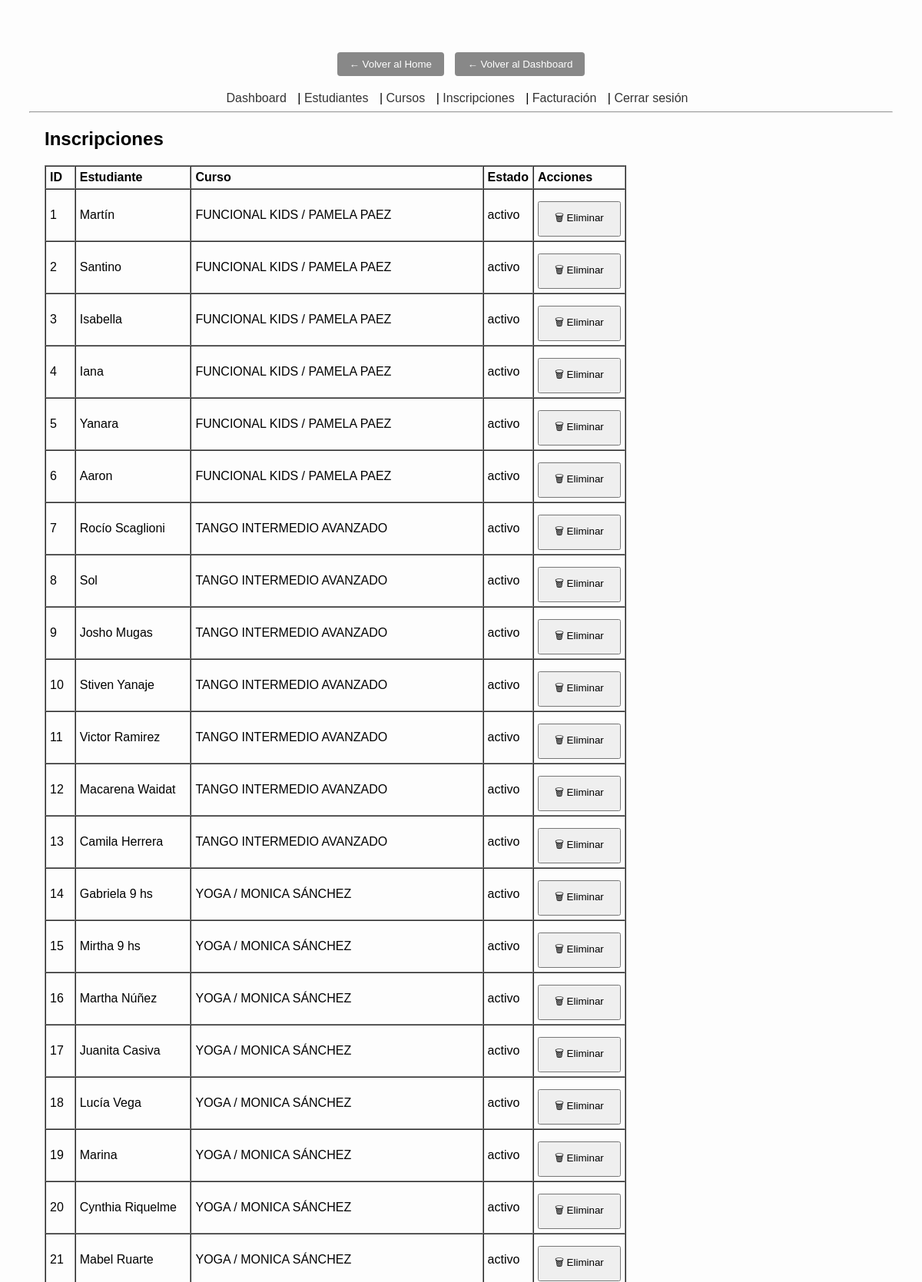
Screenshot of /admin/enrollments (signed in, upper part) with the database file from the repository.
### app/models.py (models this page shows, shortened)
class Enrollment(Base):
    __tablename__ = "enrollments"
    id          = Column(Integer, primary_key=True, index=True, autoincrement=True)
    student_id  = Column(Integer, ForeignKey("students.id"), nullable=False)
    course_id   = Column(Integer, ForeignKey("courses.id"), nullable=False)
    status      = Column(String(50), default="activo", nullable=False)
    student = relationship("Student", back_populates="enrollments")
    course  = relationship("Course", back_populates="enrollments")
    __table_args__ = (
        UniqueConstraint("student_id", "course_id", name="uix_student_course"),
    )

class Student(Base):
    __tablename__ = "students"
    id             = Column(Integer, primary_key=True, index=True, autoincrement=True)
    name           = Column(String(255), unique=True, nullable=False)
    email          = Column(String(255), default="", nullable=True)
    dni            = Column(String(50), default="", nullable=True)
    status         = Column(String(50), default="activo", nullable=False)
    last_paid_date = Column(Date, nullable=True)   # ← Nuevo campo: fecha del último pago realizado
    enrollments = relationship(
        "Enrollment",
        back_populates="student",
        cascade="all, delete-orphan"
    )
    payments = relationship(
        "Payment",
        back_populates="student",
        cascade="all, delete-orphan"
    )

class Course(Base):
    __tablename__ = "courses"
    id          = Column(Integer, primary_key=True, index=True)
    title       = Column(String, unique=True, index=True, nullable=False)
    monthly_fee = Column(Float, default=15000.0, nullable=False)
    enrollments = relationship("Enrollment", back_populates="course")

### app/routes/admin.py (the view)
@router.get("/enrollments", response_class=HTMLResponse)
def admin_manage_enrollments(
    request: Request,
    user=Depends(ensure_admin),
    db: Session = Depends(get_db)
):
    if hasattr(user, "status_code"):
        return user
    students = list_students(db)
    courses = list_courses(db)
    enrollments = list_enrollments(db)
    return templates.TemplateResponse("admin/enrollments.html", {
        "request": request,
        "students": students,
        "courses": courses,
        "enrollments": enrollments
    })

### app/templates/admin/enrollments.html (shortened to what this page needs)
{% extends 'admin/base.html' %}
{% block content %}
<h2>Inscripciones</h2>
<table border="1" cellpadding="5" cellspacing="0">
  <thead>
    <tr>
      <th>ID</th>
      <th>Estudiante</th>
      <th>Curso</th>
      <th>Estado</th>
      <th>Acciones</th>
    </tr>
  </thead>
  <tbody>
    {% for e in enrollments %}
      <tr>
        <td>{{ e.id }}</td>
        <td>{{ e.student.name }}</td>
        <td>{{ e.course.title }}</td>
        <td>{{ e.status }}</td>
        <td>
          <a href="/admin/enrollments/delete/{{ e.id }}"
             onclick="return confirm('¿Eliminar inscripción de {{ e.student.name }} en {{ e.course.title }}?');">
            <button>🗑 Eliminar</button>
          </a>
        </td>
      </tr>
    {% endfor %}
  </tbody>
</table>
{% endblock %}

### app/static/styles.css (style rules this page uses)
body { font-family: Arial, sans-serif; text-align: center; background: #fdfdfd; padding: 30px; }
button { padding: 10px 20px; margin-top: 10px; }

### rows the page displays
Enrollment: id "1", student.name "Martín", course "FUNCIONAL KIDS / PAMELA PAEZ", status "activo"
Enrollment: id "2", student.name "Santino", course "FUNCIONAL KIDS / PAMELA PAEZ", status "activo"
Enrollment: id "3", student.name "Isabella", course "FUNCIONAL KIDS / PAMELA PAEZ", status "activo"
Enrollment: id "4", student.name "Iana", course "FUNCIONAL KIDS / PAMELA PAEZ", status "activo"
Enrollment: id "5", student.name "Yanara", course "FUNCIONAL KIDS / PAMELA PAEZ", status "activo"
Enrollment: id "6", student.name "Aaron", course "FUNCIONAL KIDS / PAMELA PAEZ", status "activo"
Enrollment: id "7", student.name "Rocío Scaglioni", course "TANGO INTERMEDIO AVANZADO", status "activo"
Enrollment: id "8", student.name "Sol", course "TANGO INTERMEDIO AVANZADO", status "activo"
Enrollment: id "9", student.name "Josho Mugas", course "TANGO INTERMEDIO AVANZADO", status "activo"
Enrollment: id "10", student.name "Stiven Yanaje", course "TANGO INTERMEDIO AVANZADO", status "activo"
Enrollment: id "11", student.name "Victor Ramirez", course "TANGO INTERMEDIO AVANZADO", status "activo"
Enrollment: id "12", student.name "Macarena Waidat", course "TANGO INTERMEDIO AVANZADO", status "activo"
Enrollment: id "13", student.name "Camila Herrera", course "TANGO INTERMEDIO AVANZADO", status "activo"
Enrollment: id "14", student.name "Gabriela 9 hs", course "YOGA / MONICA SÁNCHEZ", status "activo"
Enrollment: id "15", student.name "Mirtha 9 hs", course "YOGA / MONICA SÁNCHEZ", status "activo"
Enrollment: id "16", student.name "Martha Núñez", course "YOGA / MONICA SÁNCHEZ", status "activo"
Enrollment: id "17", student.name "Juanita Casiva", course "YOGA / MONICA SÁNCHEZ", status "activo"
Enrollment: id "18", student.name "Lucía Vega", course "YOGA / MONICA SÁNCHEZ", status "activo"
Enrollment: id "19", student.name "Marina", course "YOGA / MONICA SÁNCHEZ", status "activo"
Enrollment: id "20", student.name "Cynthia Riquelme", course "YOGA / MONICA SÁNCHEZ", status "activo"
Enrollment: id "21", student.name "Mabel Ruarte", course "YOGA / MONICA SÁNCHEZ", status "activo"
